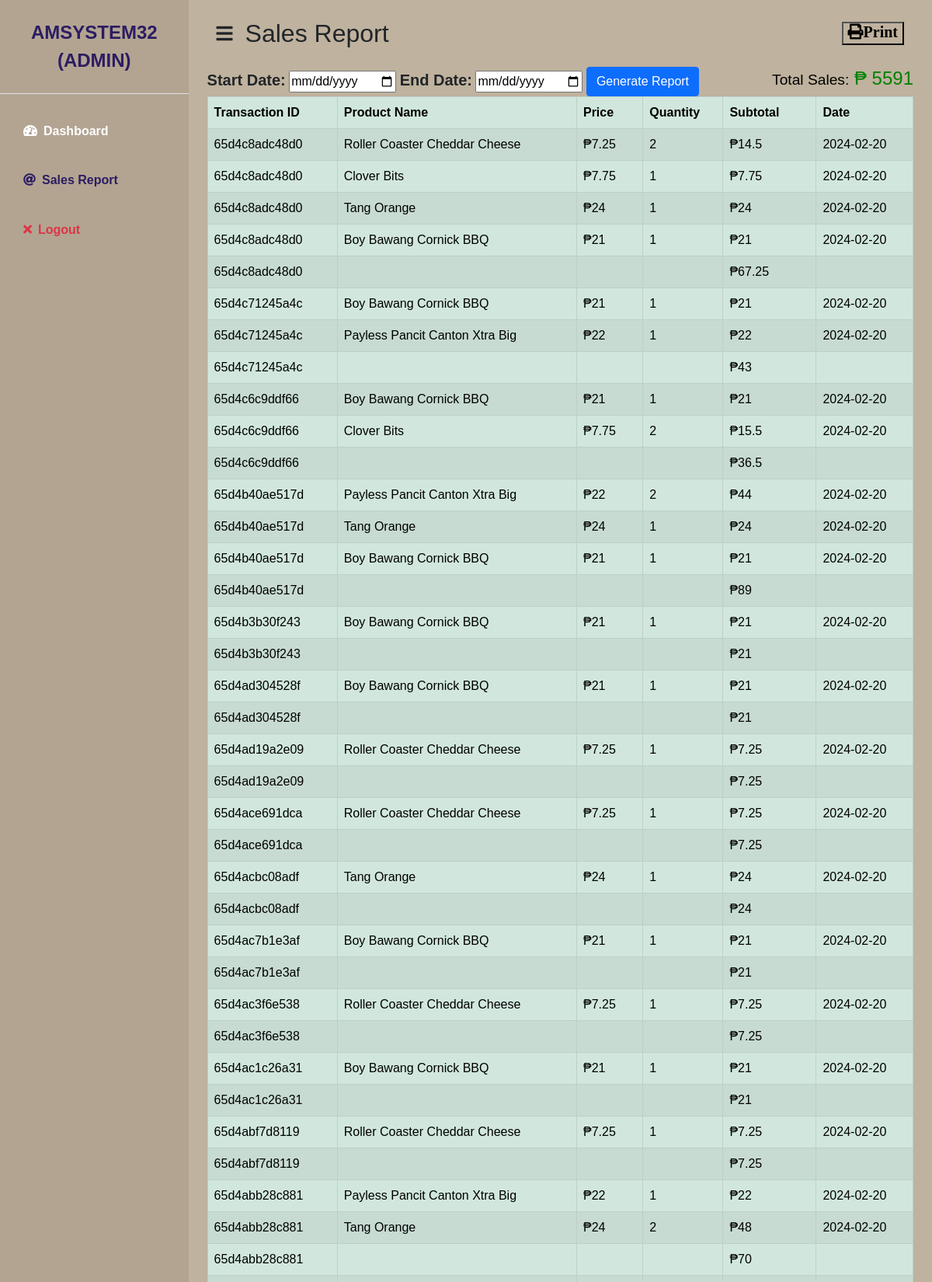
/salesreport.php (signed in, upper part), run on the app's committed database.
### tables this page shows
CREATE TABLE `user` (
  `id` int(11) NOT NULL,
  `name` varchar(30) NOT NULL,
  `user_id` int(11) NOT NULL,
  `username` varchar(30) NOT NULL,
  `password` varchar(30) NOT NULL,
  `account_lvl` varchar(30) NOT NULL,
  `date` varchar(30) NOT NULL
);

CREATE TABLE `sales` (
  `sale_ID` int(11) NOT NULL,
  `transaction_id` varchar(30) NOT NULL,
  `prod_name` varchar(30) NOT NULL,
  `quanity` varchar(30) NOT NULL,
  `barcode` varchar(50) NOT NULL,
  `date` date NOT NULL,
  `price` double NOT NULL
);

### session.php (called while the page is built, shortened)
<?php
    include('includes/database.php');
    $id = $_SESSION['id'];
    $query=mysqli_query ($con,"SELECT * FROM user WHERE id ='$id'");
    $row=mysqli_fetch_array($query);
    $name=$row['name'];
    $acclvl=$row['account_lvl'];
?>

### salesreport.php (the view, shortened to what this page needs)
<!DOCTYPE html>
<html lang="en">
<head>
    <link href="https://cdn.jsdelivr.net/npm/bootstrap@5.0.0-beta3/dist/css/bootstrap.min.css" rel="stylesheet" />
    <link rel="stylesheet" href="https://cdnjs.cloudflare.com/ajax/libs/font-awesome/5.15.3/css/all.min.css" />
    <link rel="stylesheet" href="css/dashstyle.css" />
</head>
<body>
    <?php include('session.php'); ?>
    <?php
    include('includes/database.php');
    if (isset($_GET['start_date']) && isset($_GET['end_date'])) {
        $start_date = $_GET['start_date'];
        $end_date = $_GET['end_date'];
        $sql = "SELECT SUM(price*quanity) AS total_price, SUM(quanity) AS total_quantity FROM sales WHERE date BETWEEN '$start_date' AND '$end_date'";
    } else {
        $sql = "SELECT SUM(price*quanity) AS total_price, SUM(quanity) AS total_quantity FROM sales";
    }
    $result = mysqli_query($con, $sql);
    $row = mysqli_fetch_array($result);
    $sT = $row['total_price'];
    ?>
    <div class="d-flex" id="wrapper">
        <div style="background-color: #B3A492;" id="sidebar-wrapper">
            <div
                class="sidebar-heading text-center py-4 primary-text fs-4 fw-bold text-uppercase border-bottom text-black">
                <?php echo $name ?> (<?php echo $acclvl ?>)
            </div>
            <div class="list-group list-group-flush my-3">
                <a href="home.php" class="list-group-item list-group-item-action bg-transparent second-text fw-bold"><i
                        class="fas fa-tachometer-alt me-2"></i>Dashboard</a>
                <a href="salesreport.php"
                    class="list-group-item list-group-item-action bg-transparent second-text active"><i
                        class="fa fa-at me-2"></i>Sales Report</a>
                <a href="logout.php"
                    class="list-group-item list-group-item-action bg-transparent text-danger fw-bold"><i
                        class="fas fa-times me-2"></i>Logout</a>
            </div>
        </div>
        <div id="page-content-wrapper" style="background-color: #BFB29E;">
            <nav class="navbar navbar-expand-lg navbar-light bg-transparent py-4 px-4">
                <div class="container-fluid d-flex align-items-center justify-content-between">
                    <div class="d-flex align-items-center">
                        <i class="fas fa-bars dark-text fs-4 me-3" id="menu-toggle"></i>
                        <h2 class="fs-2 m-0">Sales Report</h2>
                    </div>
                    <button style="background-color: #BFB29E;"class=" print-icon-button" onclick="openPrintWindow()">
                        <i  class="fas fa-print fs-5 ">Print</i>
                    </button>
                </div>
            </nav>
            <div class="container-fluid px-4">
                <div class="header-container">
                    <div class="btn-group" role="group" aria-label="Report Type">
                        <form action="salesreport.php" method="GET">
                            <label style="font-size: 20px;   font-weight: bold;" for="start-date">Start Date:</label>
                            <input type="date" id="start-date" name="start_date" required
                                value="<?php echo isset($_GET['start_date']) ? $_GET['start_date'] : ''; ?>">
                            <label style="font-size: 20px;   font-weight: bold;" for="end-date">End Date:</label>
                            <input type="date" id="end-date" name="end_date" required
                                value="<?php echo isset($_GET['end_date']) ? $_GET['end_date'] : ''; ?>">
                            <button type="submit" class="btn btn-primary">Generate Report</button>
                        </form>
                    </div>
                    <h4 class="right-header1"><span class="total">Total Sales:</span> ₱
                        <?php echo $sT ?>
                    </h4>
                </div>
                <table class="table table-striped table-success table-bordered table-hover">
                    <thead>
                        <tr>
                            <th>Transaction ID</th>
                            <th>Product Name</th>
                            <th>Price</th>
                            <th>Quantity</th>
                            <th>Subtotal</th>
                            <th>Date</th>
                        </tr>
                    </thead>
                    <tbody>
                        <?php
                        include('includes/database.php');
                        if (isset($_GET['start_date']) && isset($_GET['end_date'])) {
                            $start_date = $_GET['start_date'];
                            $end_date = $_GET['end_date'];
                            $sql = "SELECT * FROM sales WHERE date BETWEEN '$start_date' AND '$end_date'";
                        } else {
                            $sql = "SELECT * FROM sales ORDER BY sale_id Desc";
                        }
                        $result = mysqli_query($con, $sql);
                        $previousTransactionId = null;
                        while ($row = mysqli_fetch_assoc($result)) {
                            if ($previousTransactionId !== $row['transaction_id']) {
                                if ($previousTransactionId !== null) {
                                    echo "<tr>";
                                    echo "<td>{$previousTransactionId}</td>";
                                    echo "<td></td>";
                                    echo "<td></td>";
                                    echo "<td></td>";
                                    echo "<td>₱{$transactionTotal}</td>";
                                    echo "<td></td>";
                                    echo "</tr>";
                                }
                                $transactionTotal = 0;
                                $previousTransactionId = $row['transaction_id'];
                            }
                            echo "<tr>";
                            echo "<td>{$row['transaction_id']}</td>";
                            echo "<td>{$row['prod_name']}</td>";
                            echo "<td>₱{$row['price']}</td>";
                            echo "<td>{$row['quanity']}</td>";
                            $subtotal = $row['price'] * $row['quanity'];
                            echo "<td>₱{$subtotal}</td>";
                            echo "<td>{$row['date']}</td>";
                            echo "</tr>";
                            $transactionTotal += $subtotal;
                        }
                        ?>
                    </tbody>
                </table>
            </div>
        </div>
    </div>
</body>
</html>

### css/dashstyle.css (style rules this page uses)
:root { --main-bg-color: #22245F; --main-text-color: #2C1D62; --second-text-color: #FFFFFF; --second-bg-color: #c1efde; }
.primary-text { color: var(--main-text-color); }
.second-text { color: var(--second-text-color); }
#wrapper { overflow-x: hidden; background-image: linear-gradient( to right, #38396F, #64658F, #9091AF, #BCBDCF, #E8E9EF ); }
#sidebar-wrapper { min-height: 100vh; margin-left: -15rem; -webkit-transition: margin 0.25s ease-out; -moz-transition: margin 0.25s ease-out; -o-transition: margin 0.25s ease-out; transition: margin 0.25s ease-out; }
#sidebar-wrapper .sidebar-heading { padding: 0.875rem 1.25rem; font-size: 1.2rem; }
#sidebar-wrapper .list-group { width: 15rem; }
#page-content-wrapper { min-width: 100vw; }
#menu-toggle { cursor: pointer; }
.list-group-item { border: none; padding: 20px 30px; }
.list-group-item.active { background-color: transparent; color: var(--main-text-color); font-weight: bold; border: none; }
@media (min-width: 768px) { #sidebar-wrapper { margin-left: 0; } }
@media (min-width: 768px) { #page-content-wrapper { min-width: 0; width: 100%; } }

### salesreport.php (style rules this page uses)
body { font-family: Arial, sans-serif; }
.header-container { display: flex; justify-content: space-between; align-items: center; }
.right-header1 { text-align: right; color: green; }
.right-header1 .total { color: black; font-size: 80%; }

### data on the page
user: name "AMSYSTEM32", account_lvl "ADMIN"
sales: transaction "65d4c8adc48d0", prod_name "Roller Coaster Cheddar Cheese", price "7.25", quanity "2", subtotal "14.5", date "2024-02-20"
sales: transaction "65d4c8adc48d0", prod_name "Clover Bits", price "7.75", quanity "1", date "2024-02-20"
sales: transaction "65d4c8adc48d0", prod_name "Tang Orange", price "24", quanity "1", date "2024-02-20"
sales: transaction "65d4c8adc48d0", prod_name "Boy Bawang Cornick BBQ", price "21", quanity "1", date "2024-02-20"
sales: transactionTotal "67.25", transaction "65d4c71245a4c", prod_name "Boy Bawang Cornick BBQ", price "21", quanity "1", date "2024-02-20"
sales: transaction "65d4c71245a4c", prod_name "Payless Pancit Canton Xtra Big", price "22", quanity "1", date "2024-02-20"
sales: transactionTotal "43", transaction "65d4c6c9ddf66", prod_name "Boy Bawang Cornick BBQ", price "21", quanity "1", date "2024-02-20"
sales: transaction "65d4c6c9ddf66", prod_name "Clover Bits", price "7.75", quanity "2", subtotal "15.5", date "2024-02-20"
sales: transactionTotal "36.5", transaction "65d4b40ae517d", prod_name "Payless Pancit Canton Xtra Big", price "22", quanity "2", subtotal "44", date "2024-02-20"
sales: transaction "65d4b40ae517d", prod_name "Tang Orange", price "24", quanity "1", date "2024-02-20"
sales: transaction "65d4b40ae517d", prod_name "Boy Bawang Cornick BBQ", price "21", quanity "1", date "2024-02-20"
sales: transactionTotal "89", transaction "65d4b3b30f243", prod_name "Boy Bawang Cornick BBQ", price "21", quanity "1", date "2024-02-20"
sales: transactionTotal "21", transaction "65d4ad304528f", prod_name "Boy Bawang Cornick BBQ", price "21", quanity "1", date "2024-02-20"
sales: transactionTotal "21", transaction "65d4ad19a2e09", prod_name "Roller Coaster Cheddar Cheese", price "7.25", quanity "1", date "2024-02-20"
sales: transactionTotal "7.25", transaction "65d4ace691dca", prod_name "Roller Coaster Cheddar Cheese", price "7.25", quanity "1", date "2024-02-20"
sales: transactionTotal "7.25", transaction "65d4acbc08adf", prod_name "Tang Orange", price "24", quanity "1", date "2024-02-20"
sales: transactionTotal "24", transaction "65d4ac7b1e3af", prod_name "Boy Bawang Cornick BBQ", price "21", quanity "1", date "2024-02-20"
sales: transactionTotal "21", transaction "65d4ac3f6e538", prod_name "Roller Coaster Cheddar Cheese", price "7.25", quanity "1", date "2024-02-20"
sales: transactionTotal "7.25", transaction "65d4ac1c26a31", prod_name "Boy Bawang Cornick BBQ", price "21", quanity "1", date "2024-02-20"
sales: transactionTotal "21", transaction "65d4abf7d8119", prod_name "Roller Coaster Cheddar Cheese", price "7.25", quanity "1", date "2024-02-20"
sales: transactionTotal "7.25", transaction "65d4abb28c881", prod_name "Payless Pancit Canton Xtra Big", price "22", quanity "1", date "2024-02-20"
sales: transaction "65d4abb28c881", prod_name "Tang Orange", price "24", quanity "2", subtotal "48", date "2024-02-20"
sales: transactionTotal "70"

### other printed values
$sT "5591"
